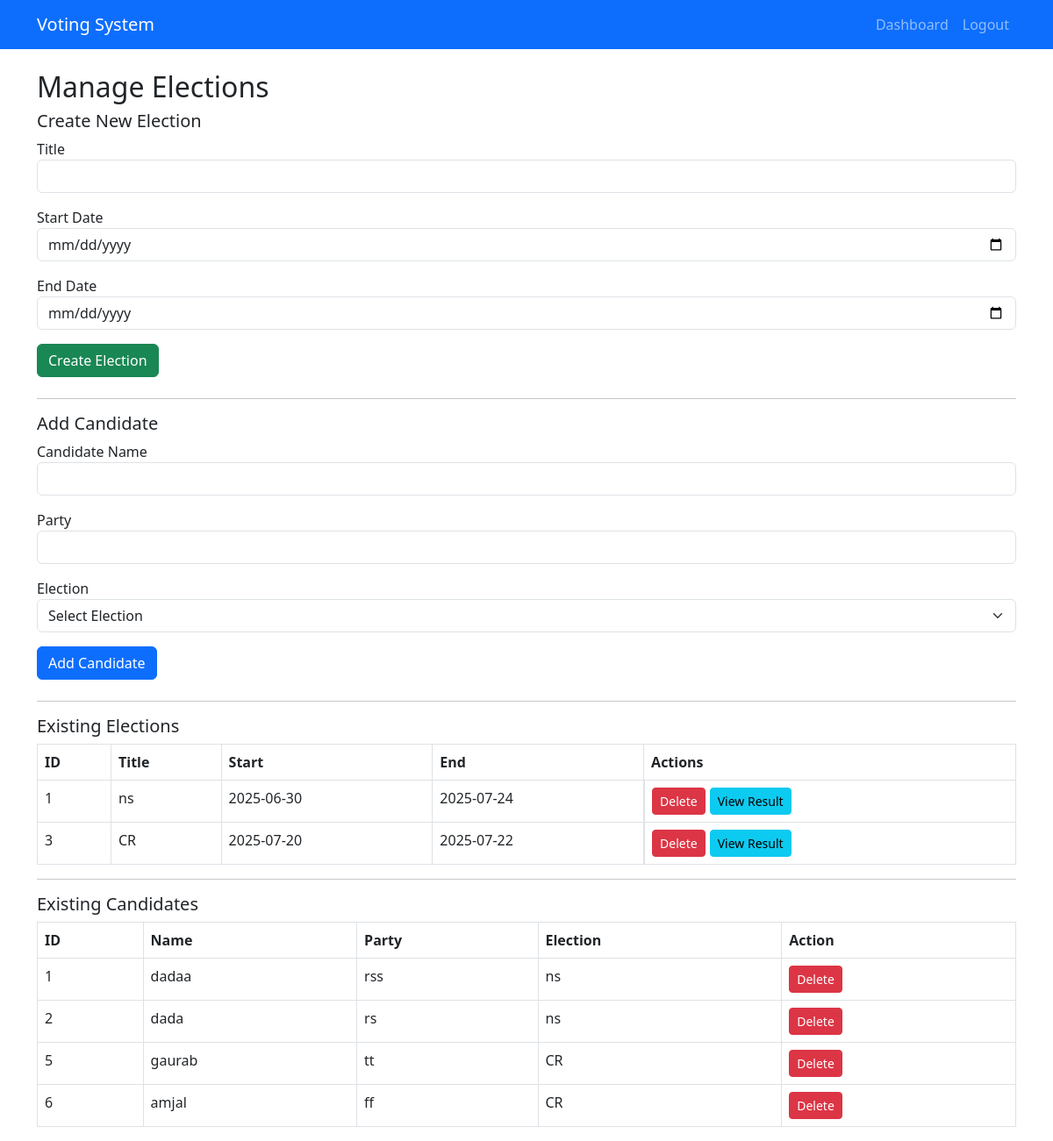
Page /admin/manage_election (signed in) on the committed database.
### tables this page shows
CREATE TABLE elections (
      id INTEGER PRIMARY KEY AUTOINCREMENT,
      title TEXT,
      start_date TEXT,
      end_date TEXT
    );

CREATE TABLE candidates (
      id INTEGER PRIMARY KEY AUTOINCREMENT,
      name TEXT,
      party TEXT,
      election_id INTEGER,
      FOREIGN KEY(election_id) REFERENCES elections(id)
    );

### app.py (the view, shortened to what this page needs)
@app.route('/admin/manage_election', methods=['GET', 'POST'])
def manage_election():
    if session.get('role') != 'admin':
        return redirect(url_for('login'))
    conn = sqlite3.connect('voting.db')
    cursor = conn.cursor()
    cursor.execute("SELECT * FROM elections")
    elections = cursor.fetchall()
    cursor.execute("""
        SELECT c.id, c.name, c.party, c.election_id, e.title
        FROM candidates c
        LEFT JOIN elections e ON c.election_id = e.id
    """)
    candidates = cursor.fetchall()
    conn.close()
    return render_template('manage_election.html', elections=elections, candidates=candidates)

### templates/manage_election.html (shortened to what this page needs)
{% extends 'base.html' %}
{% block content %}
<h2>Manage Elections</h2>
<form method="post" class="mb-4">
  <h5>Create New Election</h5>
  <div class="mb-3">
    <label>Title</label>
    <input type="text" name="title" class="form-control" required />
  </div>
  <div class="mb-3">
    <label>Start Date</label>
    <input type="date" name="start_date" class="form-control" required />
  </div>
  <div class="mb-3">
    <label>End Date</label>
    <input type="date" name="end_date" class="form-control" required />
  </div>
  <button type="submit" class="btn btn-success">Create Election</button>
</form>
<hr>
<form method="post" class="mb-4">
  <h5>Add Candidate</h5>
  <div class="mb-3">
    <label>Candidate Name</label>
    <input type="text" name="candidate_name" class="form-control" required />
  </div>
  <div class="mb-3">
    <label>Party</label>
    <input type="text" name="party" class="form-control" required />
  </div>
  <div class="mb-3">
    <label>Election</label>
    <select name="election_id" class="form-select" required>
      <option value="" disabled selected>Select Election</option>
    </select>
  </div>
  <button type="submit" class="btn btn-primary">Add Candidate</button>
</form>
<hr>
<h5>Existing Elections</h5>
<table class="table table-bordered">
  <thead>
    <tr><th>ID</th><th>Title</th><th>Start</th><th>End</th><th>Actions</th></tr>
  </thead>
  <tbody>
    {% for e in elections %}
    <tr>
      <td>{{ e[0] }}</td>
      <td>{{ e[1] }}</td>
      <td>{{ e[2] }}</td>
      <td>{{ e[3] }}</td>
      <td style="display: flex; gap: 5px;">
        <form method="post" action="{{ url_for('delete_election', election_id=e[0]) }}" onsubmit="return confirm('Delete election?');">
          <button type="submit" class="btn btn-danger btn-sm">Delete</button>
        </form>
        <a href="{{ url_for('result', election_id=e[0]) }}" class="btn btn-info btn-sm">View Result</a>
      </td>
    </tr>
    {% endfor %}
  </tbody>
</table>
<hr>
<h5>Existing Candidates</h5>
<table class="table table-bordered">
  <thead>
    <tr><th>ID</th><th>Name</th><th>Party</th><th>Election</th><th>Action</th></tr>
  </thead>
  <tbody>
    {% for c in candidates %}
    <tr>
      <td>{{ c[0] }}</td>
      <td>{{ c[1] }}</td>
      <td>{{ c[2] }}</td>
      <td>{{ c[4] }}</td>
      <td>
        <form method="post" action="{{ url_for('delete_candidate', candidate_id=c[0]) }}" onsubmit="return confirm('Delete candidate?');">
          <button type="submit" class="btn btn-danger btn-sm">Delete</button>
        </form>
      </td>
    </tr>
    {% endfor %}
  </tbody>
</table>
{% endblock %}

### templates/base.html (shortened to what this page needs)
<!DOCTYPE html>
<html lang="en">
<head>
  <link href="https://cdn.jsdelivr.net/npm/bootstrap@5.3.0/dist/css/bootstrap.min.css" rel="stylesheet" />
</head>
<body>
<nav class="navbar navbar-expand-lg navbar-dark bg-primary mb-4">
  <div class="container">
    <a class="navbar-brand" href="{{ url_for('home') }}">Voting System</a>
    <div class="collapse navbar-collapse">
      <ul class="navbar-nav ms-auto">
        {% if session.get('logged_in') %}
          <li class="nav-item"><a class="nav-link" href="{{ url_for('dashboard') }}">Dashboard</a></li>
          <li class="nav-item"><a class="nav-link" href="{{ url_for('logout') }}">Logout</a></li>
        {% else %}
          <li class="nav-item"><a class="nav-link" href="{{ url_for('login') }}">Login</a></li>
          <li class="nav-item"><a class="nav-link" href="{{ url_for('register') }}">Register</a></li>
        {% endif %}
      </ul>
    </div>
  </div>
</nav>
<div class="container">
  {% block content %}{% endblock %}
</div>
</body>
</html>

### rows in the picture
elections: id "1", title "ns", start_date "2025-06-30", end_date "2025-07-24"
elections: id "3", title "CR", start_date "2025-07-20", end_date "2025-07-22"
candidates: id "1", name "dadaa", party "rss", title "ns"
candidates: id "2", name "dada", party "rs", title "ns"
candidates: id "5", name "gaurab", party "tt", title "CR"
candidates: id "6", name "amjal", party "ff", title "CR"
